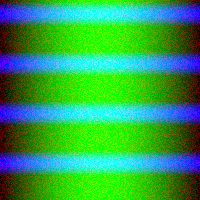
Frame 1 (no input)
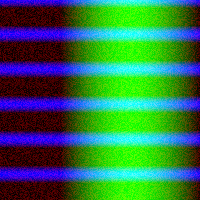
Frame 60 (no input)
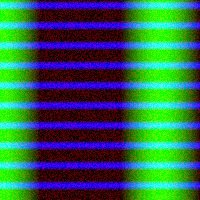
Frame 120 (the mouse pressed at the canvas centre since frame 60)

The p5.js sketch that drew these frames (run headless with seeded random() and noise() and a simulated clock; from frame 60 on, the mouse is pressed at the canvas centre):

// p5.js sketch
// ── sketch.js
function setup() {
  createCanvas(200, 200);
  pixelDensity(1);
}
function draw() {
  background(0);
  
  loadPixels();

 let index = 0

  for( let y = 0; y<height; y++){ 
    for(let x = 0; x<width; x++){

    // let r = random(255)
    // let g = 100
    // let b = map(y,0,height,0,255)   

    let r = random(100)
    let g = sin(map(x,0+frameCount,width,0,PI))*255 
    let b = sin(map(y,0+frameCount,height,0,PI*8))*255 

    pixels[index] = r
    pixels[index+1] = g
    pixels[index+2] = b
    index+=4
}
  }

  updatePixels();
  
}
